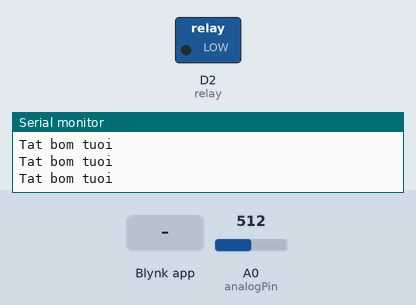
Recording of a sketch running on a simulated ESP8266 (NodeMCU). Parts: switched loads named in the sketch (green lamp = pin HIGH), the last lines printed to the serial monitor. The inputs (shaded band) are chosen by the test bench; at power-on: A0 (analogPin) = 512. WiFi joins after 1.5 s; servers stay silent unless stated.

Above: at 3.0 s.
3.1 s: Blynk app writes 200 to V3
At 3.6 s:
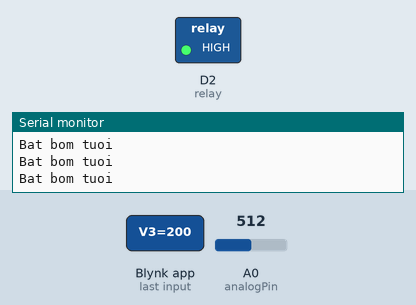
4.6 s: Blynk app writes 1 to V3
At 5.9 s:
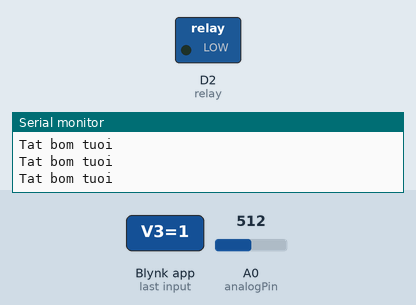
7.6 s: A0 (analogPin) set to 1004
10.6 s: A0 (analogPin) set to 1018
At 11.8 s:
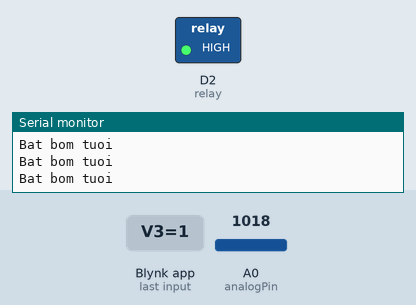
12.1 s: A0 (analogPin) set to 900
At 12.5 s:
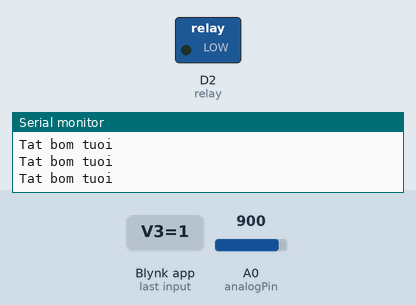
Timing chart, 0 to 15.1 s (numbered marks = the images above; inputs shaded):
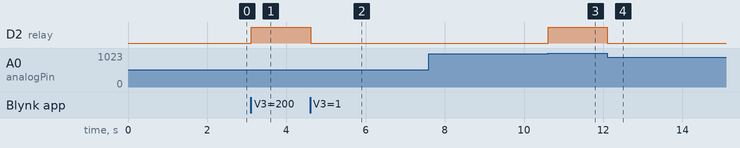

The sketch:

ESP8266_Standalone.ino
```cpp
#define BLYNK_PRINT Serial

#define BLYNK_TEMPLATE_ID "Your Template ID"
#define BLYNK_TEMPLATE_NAME "Dieu khien tu dong tuoi cay"
#define BLYNK_AUTH_TOKEN "Your Token"


#include <ESP8266WiFi.h>
#include <BlynkSimpleEsp8266.h>
BlynkTimer timer;


char ssid[] = "WIFI 5";
char pass[] = "0987654322";
#define analogPin A0
#define relay D2

int analogVal,Ref1,Ref2;
int percent;
void setup()
{
  // Debug console
  Serial.begin(9600);

  Blynk.begin(BLYNK_AUTH_TOKEN, ssid, pass);
  pinMode(relay, OUTPUT);
  Blynk.syncVirtual(V2);
  Blynk.syncVirtual(V3);

}
BLYNK_WRITE(V2)
  {
    Ref1 = param.asInt();
  }
BLYNK_WRITE(V3)
  {
    Ref2 = param.asInt();
  }
void loop()
{
  Blynk.run();
  timer.run();
  analogVal = analogRead(analogPin);
  percent = map(analogVal, 0 , 1023, 100,0 );

  Blynk.virtualWrite(V1, percent);
    if(percent <  Ref2 )
    {
      digitalWrite(relay, HIGH);
      Serial.println("Bat bom tuoi");
    }
    else if(percent > Ref1)
    {
      digitalWrite(relay, LOW);
      Serial.println("Tat bom tuoi");
    }
    else
    {
      digitalWrite(relay, LOW);
      Serial.println("Do am binh thuong");
    }
  }
```

Measured:
- the behaviour switches between 1017 and 1018 on A0 (analogPin) (found by bisection; images 2 and 3)
- after the input at 3.1 s, D2 (relay): LOW → HIGH at once
- after the input at 4.6 s, D2 (relay): HIGH → LOW at once
- after the input at 10.6 s, D2 (relay): LOW → HIGH at once
- after the input at 12.1 s, D2 (relay): HIGH → LOW at once
